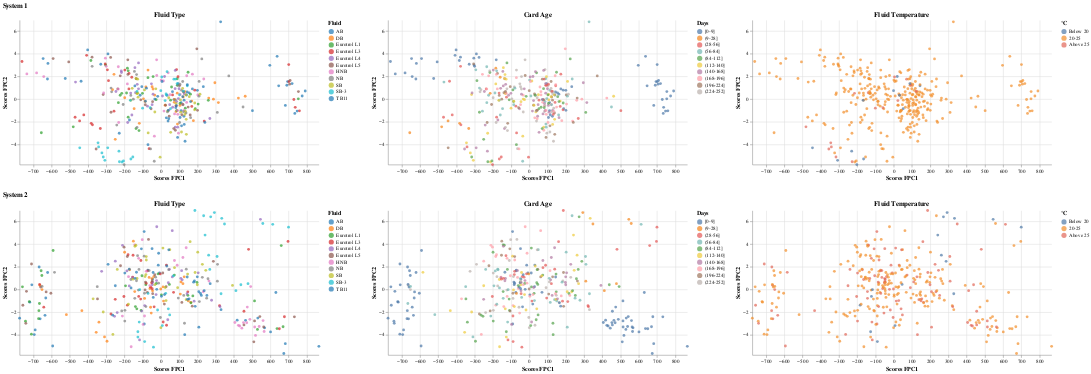

Source (notebook cell):
### Markdown cell above
### System 1 versus System 2: Sensor B - Cal Window

### Code cell
pc_scores_s1_B_cal_window, pc_scores_s2_B_cal_window,fpca_s1_B_cal_window,fpca_s2_B_cal_window = fpca_two_inputs(B1_cal_window_combine_balanced.iloc[:,:-6], B2_cal_window_combine_balanced.iloc[:,:-6], color_fpc1_s1='tab:blue', color_fpc2_s1='tab:cyan', color_fpc1_s2='tab:orange', color_fpc2_s2='gold')
print("--------------------------------------------------- Bootstrap -------------------------------------------------------------------------------------------")
bc1,bc2 = bootstrap(B1_cal_window_combine_balanced, B2_cal_window_combine_balanced,"B","cal_window",features="FluidType")
print("--------------------------------------------------- PCA Scores -------------------------------------------------------------------------------------------")
create_pc_scores_plots(pc_scores_s1_B_cal_window, pc_scores_s2_B_cal_window, B1_cal_window_combine_balanced, B2_cal_window_combine_balanced,features="FluidType")

### Figure 1 — Vega-Lite specification as saved in the notebook (floating-point values rounded to 4 significant figures; data arrays with more than 128 entries replaced by an {"elided": "..."} marker saying what was removed)
{"config": {"view": {"continuousWidth": 300, "continuousHeight": 300, "stroke": null}}, "vconcat": [{"hconcat": [{"mark": {"type": "circle"}, "encoding": {"color": {"field": "FluidType", "scale": {"scheme": "category10"}, "title": "Fluid", "type": "nominal"}, "tooltip": [{"field": "TestID", "type": "quantitative"}, {"field": "PC1_Scores", "type": "quantitative"}, {"field": "PC2_Scores", "type": "quantitative"}, {"field": "FluidType", "title": "Fluid Type", "type": "nominal"}], "x": {"field": "PC1_Scores", "scale": {"domain": [-775.1, 865.7]}, "title": "Scores FPC1", "type": "quantitative"}, "y": {"field": "PC2_Scores", "scale": {"domain": [-5.793, 6.946]}, "title": "Scores FPC2", "type": "quantitative"}}, "height": 280, "title": "Fluid Type", "width": 580}, {"mark": {"type": "circle"}, "encoding": {"color": {"field": "CardAgeBin", "scale": {"scheme": "tableau10"}, "sort": ["[0-9]", "(9-28]", "(28-56]", "(56-84]", "(84-112]", "(112-140]", "(140-168]", "(168-196]", "(196-224]", "(224-252]"], "title": "Days", "type": "ordinal"}, "tooltip": [{"field": "TestID", "type": "quantitative"}, {"field": "PC1_Scores", "type": "quantitative"}, {"field": "PC2_Scores", "type": "quantitative"}, {"field": "CardAgeBin", "title": "Card Age", "type": "ordinal"}], "x": {"field": "PC1_Scores", "scale": {"domain": [-775.1, 865.7]}, "title": "Scores FPC1", "type": "quantitative"}, "y": {"field": "PC2_Scores", "scale": {"domain": [-5.793, 6.946]}, "title": "Scores FPC2", "type": "quantitative"}}, "height": 280, "title": "Card Age", "width": 580}, {"mark": {"type": "circle"}, "encoding": {"color": {"field": "FluidTempBin", "scale": {"domain": ["Below 20", "20-25", "Above 25"], "range": ["#4e79a7", "#f28e2b", "#e16759"]}, "sort": ["Below 20", "20-25", "Above 25"], "title": "°C", "type": "ordinal"}, "tooltip": [{"field": "TestID", "type": "quantitative"}, {"field": "PC1_Scores", "type": "quantitative"}, {"field": "PC2_Scores", "type": "quantitative"}, {"field": "FluidTempBin", "title": "Fluid Temperature", "type": "ordinal"}], "x": {"field": "PC1_Scores", "scale": {"domain": [-775.1, 865.7]}, "title": "Scores FPC1", "type": "quantitative"}, "y": {"field": "PC2_Scores", "scale": {"domain": [-5.793, 6.946]}, "title": "Scores FPC2", "type": "quantitative"}}, "height": 280, "title": "Fluid Temperature", "width": 580}], "data": {"name": "data-1866fcd21872d374e60f19789298fe43"}, "resolve": {"scale": {"color": "independent"}}, "title": "System 1"}, {"hconcat": [{"mark": {"type": "circle"}, "encoding": {"color": {"field": "FluidType", "scale": {"scheme": "category10"}, "title": "Fluid", "type": "nominal"}, "tooltip": [{"field": "TestID", "type": "quantitative"}, {"field": "PC1_Scores", "type": "quantitative"}, {"field": "PC2_Scores", "type": "quantitative"}, {"field": "FluidType", "title": "Fluid Type", "type": "nominal"}], "x": {"field": "PC1_Scores", "scale": {"domain": [-775.1, 865.7]}, "title": "Scores FPC1", "type": "quantitative"}, "y": {"field": "PC2_Scores", "scale": {"domain": [-5.793, 6.946]}, "title": "Scores FPC2", "type": "quantitative"}}, "height": 280, "title": "Fluid Type", "width": 580}, {"mark": {"type": "circle"}, "encoding": {"color": {"field": "CardAgeBin", "scale": {"scheme": "tableau10"}, "sort": ["[0-9]", "(9-28]", "(28-56]", "(56-84]", "(84-112]", "(112-140]", "(140-168]", "(168-196]", "(196-224]", "(224-252]"], "title": "Days", "type": "ordinal"}, "tooltip": [{"field": "TestID", "type": "quantitative"}, {"field": "PC1_Scores", "type": "quantitative"}, {"field": "PC2_Scores", "type": "quantitative"}, {"field": "CardAgeBin", "title": "Card Age", "type": "ordinal"}], "x": {"field": "PC1_Scores", "scale": {"domain": [-775.1, 865.7]}, "title": "Scores FPC1", "type": "quantitative"}, "y": {"field": "PC2_Scores", "scale": {"domain": [-5.793, 6.946]}, "title": "Scores FPC2", "type": "quantitative"}}, "height": 280, "title": "Card Age", "width": 580}, {"mark": {"type": "circle"}, "encoding": {"color": {"field": "FluidTempBin", "scale": {"domain": ["Below 20", "20-25", "Above 25"], "range": ["#4e79a7", "#f28e2b", "#e16759"]}, "sort": ["Below 20", "20-25", "Above 25"], "title": "°C", "type": "ordinal"}, "tooltip": [{"field": "TestID", "type": "quantitative"}, {"field": "PC1_Scores", "type": "quantitative"}, {"field": "PC2_Scores", "type": "quantitative"}, {"field": "FluidTempBin", "title": "Fluid Temperature", "type": "ordinal"}], "x": {"field": "PC1_Scores", "scale": {"domain": [-775.1, 865.7]}, "title": "Scores FPC1", "type": "quantitative"}, "y": {"field": "PC2_Scores", "scale": {"domain": [-5.793, 6.946]}, "title": "Scores FPC2", "type": "quantitative"}}, "height": 280, "title": "Fluid Temperature", "width": 580}], "data": {"name": "data-2c0a3d91f3fb384c9faa63918fecaf3c"}, "resolve": {"scale": {"color": "independent"}}, "title": "System 2"}], "$schema": "https://vega.github.io/schema/vega-lite/v5.8.0.json", "datasets": {"data-1866fcd21872d374e60f19789298fe43": {"elided": "330 records"}, "data-2c0a3d91f3fb384c9faa63918fecaf3c": {"elided": "330 records"}}}
